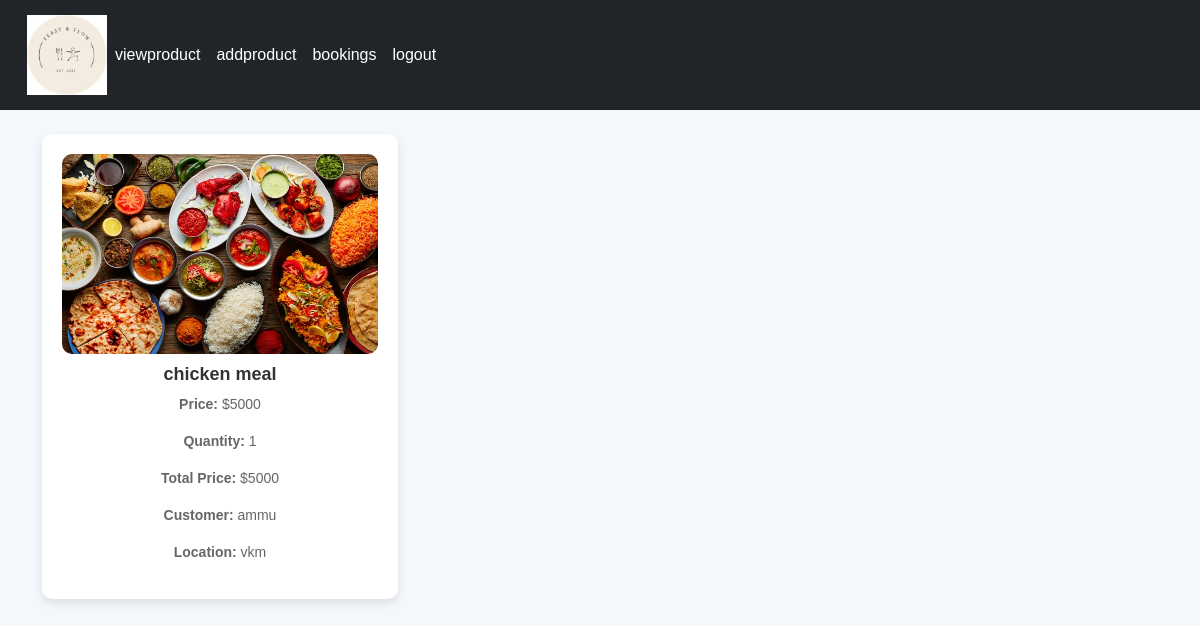
The page /bookinghistry/ (signed in) on the database as committed earlier.
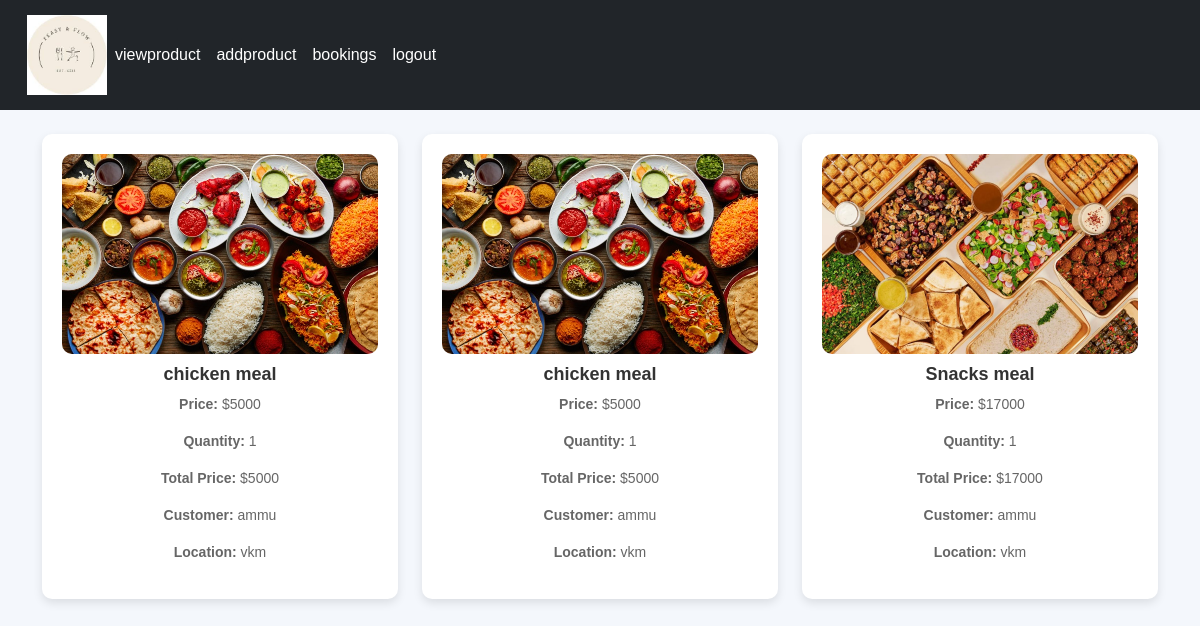
The same page on the database as committed later.
### app/models.py (models this page shows, shortened)
class Buy(models.Model):
    product = models.ForeignKey(Product,on_delete=models.CASCADE)
    user = models.ForeignKey(Register,on_delete=models.CASCADE)
    date_of_buying = models.TextField()
    quantity = models.IntegerField()
    price = models.IntegerField()
    DELIVERY_STATUS_CHOICES = [
        ("Pending", "Pending"),
        ("Shipped", "Shipped"),
        ("In Transit", "In Transit"),
        ("Delivered", "Delivered"),
    ]
    delivery_status = models.CharField(
        max_length=20, choices=DELIVERY_STATUS_CHOICES, default="Pending"
    )
    def __str__(self):
        return f"{self.product.name} - {self.delivery_status}"

class Product(models.Model):
    shop = models.ForeignKey(Shopreg,on_delete=models.CASCADE)
    name = models.TextField()
    discription = models.TextField()
    price = models.IntegerField()
    quantity = models.IntegerField()
    offerprice = models.IntegerField()
    image = models.FileField()

class Register(models.Model):
    Email = models.EmailField(unique=True)
    name = models.TextField()
    phonenumber = models.IntegerField()
    password = models.TextField()
    location= models.TextField()

### app/views.py (the view)
# urls.py: path('bookinghistry/',views.bookinghistry),
def bookinghistry(req):
    l=[]
    data=Product.objects.filter(shop=get_shop(req))
    for i in data:
        data1=Buy.objects.filter(product=i)
        l.append(data1)
    print(l)
    return render(req,'shop/bookinghistry.html',{'data':l})

### app/views.py (called while the page is built)
def get_shop(req):
    data=Shopreg.objects.get(Email=req.session['shop'])
    return data

### templates/shop/bookinghistry.html (shortened to what this page needs)
<!DOCTYPE html>
<html lang="en">
<head>
  <link href="https://cdn.jsdelivr.net/npm/bootstrap@5.3.3/dist/css/bootstrap.min.css" rel="stylesheet">
</head>
<body>
  <nav id="nav" class="navbar navbar-expand-sm navbar-dark bg-dark">
    <div class="container-fluid">
      <a href="../viewpro" class="logo"  >
        <img src="../static/images.jpg" alt="logo" width="80px">
      </a>
      <div class="collapse navbar-collapse" id="mynavbar">
        <ul class="navbar-nav me-auto">
          <li class="nav-item">
            <a class="nav-link" href="{% url 'viewpro' %}">viewproduct</a>
          </li>
        <li class="nav-item">
          <a class="nav-link" href="../addpro">addproduct</a>
        </li>
      <li class="nav-item">
        <a class="nav-link" href="../bookinghistry">bookings</a>
      </li>
          <li class="nav-item">
            <a class="nav-link" href="../logout">logout</a>
          </li>
        </ul>
      </div>
    </div>
  </nav>
  <div class="container mt-4">
    <div class="row g-4">
      {% for i in data %}
      {% for j in i %}
      <div class="col-md-4">
        <div class="product-card">
          <img src="{{j.product.image.url}}" alt="Product Image">
          <h5>{{ j.product.name }}</h5>
          <p><strong>Price:</strong> ${{ j.price }}</p>
          <p><strong>Quantity:</strong> {{ j.quantity }}</p>
          <p><strong>Total Price:</strong> ${{ j.price }}</p>
          <p><strong>Customer:</strong> {{ j.user.name }}</p>
          <p><strong>Location:</strong> {{ j.user.location }}</p>
        </div>
      </div>
      {% endfor %}
      {% endfor %}
    </div>
  </div>
</body>
</html>

Rows that differ between the two databases and show on the page:
added Buy: product.image (placeholder picture), product.name "chicken meal", price "5000", quantity "1", user.name "ammu", user.location "vkm"
added Buy: product.image (picture), product.name "Snacks meal", price "17000", quantity "1", user.name "ammu", user.location "vkm"
